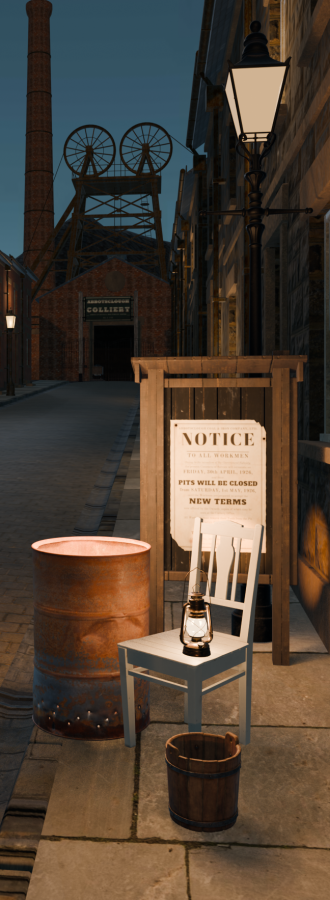
#> input picture austerity-explainer/working-files/session-scratch/plan3/corner/critique-31-light/work/group_now.png, 330 x 900 px, given in place of 30 Test - composed by Nano Banana - own camera.jpg, which was not available
$ python crops.py
#> lines starting #> are read from the running program, lines starting #| are printed output that depends on the picture; pictures that were not available may be replaced by others from this repository, and a replacement may not be noted
import cv2, numpy as np, sys
REF='/home/user/Music/austerity-explainer/experiments/30 Test - composed by Nano Banana - own camera.jpg'
B='/tmp/claude-0/-home-user-Music/02fc5154-76f5-5aac-a505-860164e7e921/scratchpad/plan3/corner/'
NOW=B+'final/composed-end-4.png'; OLD=B+'composed-end-2.png'
def crop(p, x0,y0,x1,y1, scale=1.0):
#> called with x0 = 0.55, y0 = 0.08, x1 = 1, y1 = 1, scale = 1
    im=cv2.imread(p); h,w=im.shape[:2]
#> in crop, im is the input picture: shape (900, 330, 3); mean B, G, R 53.7, 65.5, 78
#> after `h, w = im.shape[:2]`: h = 900; w = 330
    c=im[int(y0*h):int(y1*h), int(x0*w):int(x1*w)]
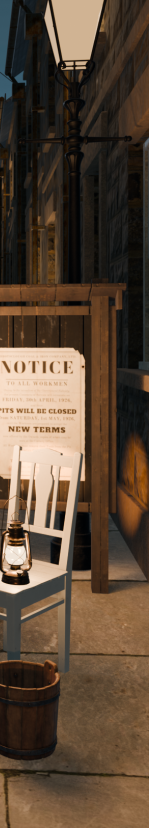
#> c: shape (828, 149, 3); mean B, G, R 55.4, 72.1, 90.5
    return cv2.resize(c,None,fx=scale,fy=scale,interpolation=cv2.INTER_AREA if scale<1 else cv2.INTER_CUBIC)
# right-hand story group, top of lamp to pail
for name,(p,box) in {'ref':(REF,(0.55,0.08,1.0,1.0)),'now':(NOW,(0.40,0.08,1.0,1.0)),'old':(OLD,(0.45,0.08,1.0,1.0))}.items():
    c=crop(p,*box); s=900/c.shape[0]; c=cv2.resize(c,None,fx=s,fy=s,interpolation=cv2.INTER_AREA); cv2.imwrite(f'group_{name}.png',c)
#> after `s = 900 / c.shape[0]`: s = 1.09
#> after `c = cv2.resize(c, None, fx=s, fy=s, interpolation=cv2.INTER_AREA)`:
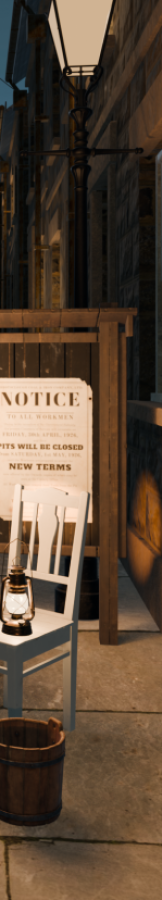
#> c: shape (900, 162, 3); mean of channels 0, 1, 2 55.3, 72, 90.4; drawn as B, G, R
#> pass 2 of the loop `for name,(p,box) in {'ref':(REF,(0.55,0.08,1.0,1.0)),'now':(NOW,(0.40,..`:
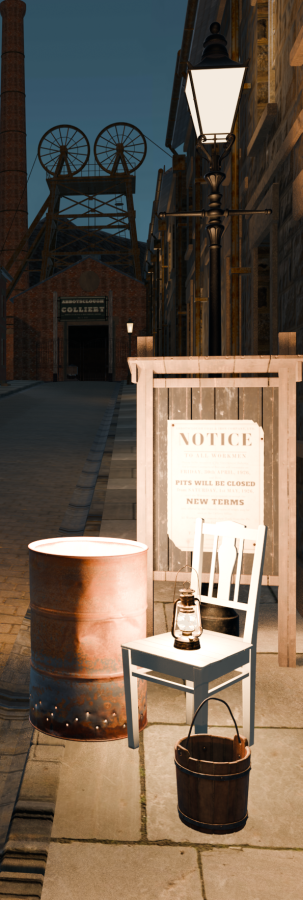
#> input picture austerity-explainer/working-files/session-scratch/plan3/corner/critique-31-light/work/group_old.png, 303 x 900 px, given in place of composed-end-4.png, which was not available
#> in crop, im is the input picture: shape (900, 303, 3); mean B, G, R 80.4, 94.3, 108.3
# lamp head
for name,(p,box) in {'ref':(REF,(0.70,0.10,0.88,0.26)),'now':(NOW,(0.78,0.10,0.96,0.25))}.items():
    c=crop(p,*box); s=500/c.shape[0]; cv2.imwrite(f'lamp_{name}.png',cv2.resize(c,None,fx=s,fy=s))
#> after `s = 500 / c.shape[0]`: s = 3.47
#> after `c = crop(p, *box)`:
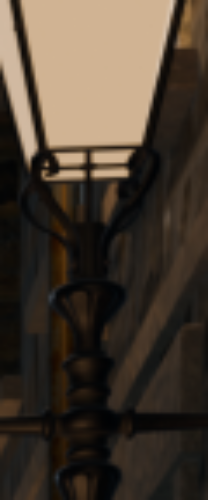
#> saved as lamp_ref.png: shape (500, 208, 3); mean B, G, R 48.5, 60.3, 71.7
#> pass 2 of the loop `for name,(p,box) in {'ref':(REF,(0.70,0.10,0.88,0.26)),'now':(NOW,(0.7..`:
# drum top + chair seat
for name,(p,box) in {'ref':(REF,(0.48,0.62,0.97,0.80)),'now':(NOW,(0.42,0.61,0.90,0.78))}.items():
    c=crop(p,*box); s=500/c.shape[0]; cv2.imwrite(f'drumseat_{name}.png',cv2.resize(c,None,fx=s,fy=s))
#> in crop (call 6), `c=im[int(y0*h):int(y1*h), int(x0*w):int(x1*w)]`:
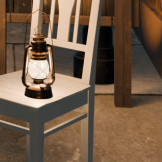
#> c: shape (162, 162, 3); mean B, G, R 70.7, 91.4, 114.6
#> after `s = 500 / c.shape[0]`: s = 3.09
#> after `c = crop(p, *box)`:
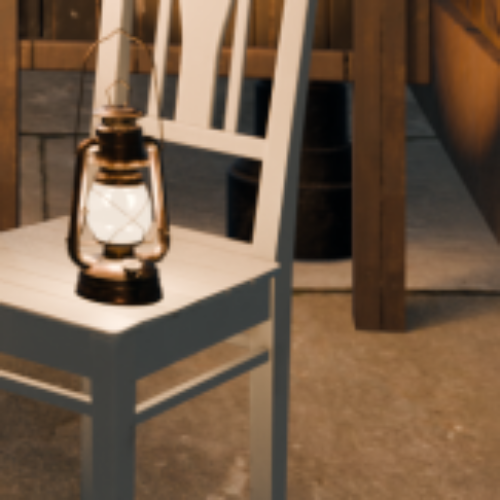
#> saved as drumseat_ref.png: shape (500, 500, 3); mean B, G, R 70.6, 91.2, 114.5
#> pass 2 of the loop `for name,(p,box) in {'ref':(REF,(0.48,0.62,0.97,0.80)),'now':(NOW,(0.4..`:
#> `c = crop(p, *box)`:
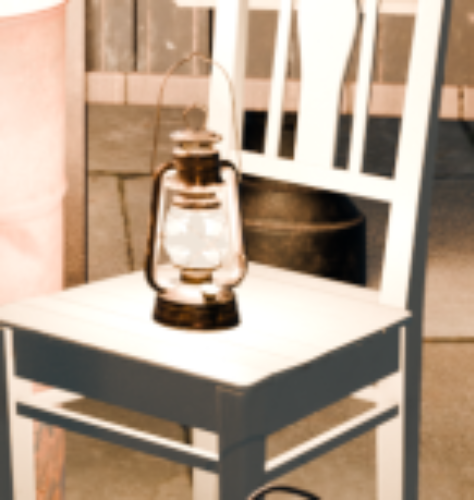
#> saved as drumseat_now.png: shape (500, 474, 3); mean B, G, R 139.6, 158.7, 179.1
# notice
for name,(p,box) in {'ref':(REF,(0.72,0.44,0.94,0.68)),'now':(NOW,(0.69,0.49,0.90,0.66))}.items():
    c=crop(p,*box); s=600/c.shape[0]; cv2.imwrite(f'notice_{name}.png',cv2.resize(c,None,fx=s,fy=s))
#> in crop (call 8), `c=im[int(y0*h):int(y1*h), int(x0*w):int(x1*w)]`:
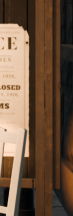
#> c: shape (216, 73, 3); mean B, G, R 65.2, 85.4, 110.1
#> after `s = 600 / c.shape[0]`: s = 2.78
#> after `c = crop(p, *box)`:
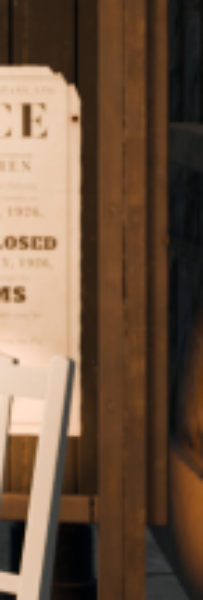
#> saved as notice_ref.png: shape (600, 203, 3); mean B, G, R 65, 85.2, 109.9
#> pass 2 of the loop `for name,(p,box) in {'ref':(REF,(0.72,0.44,0.94,0.68)),'now':(NOW,(0.6..`:
#> `c = crop(p, *box)`:
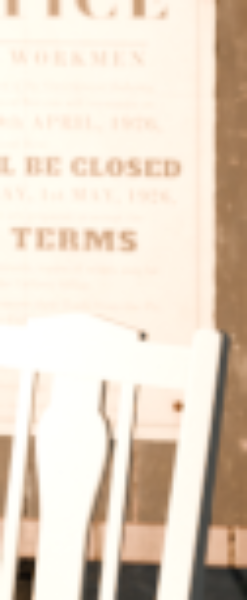
#> saved as notice_now.png: shape (600, 247, 3); mean B, G, R 199.1, 214.9, 228.9
